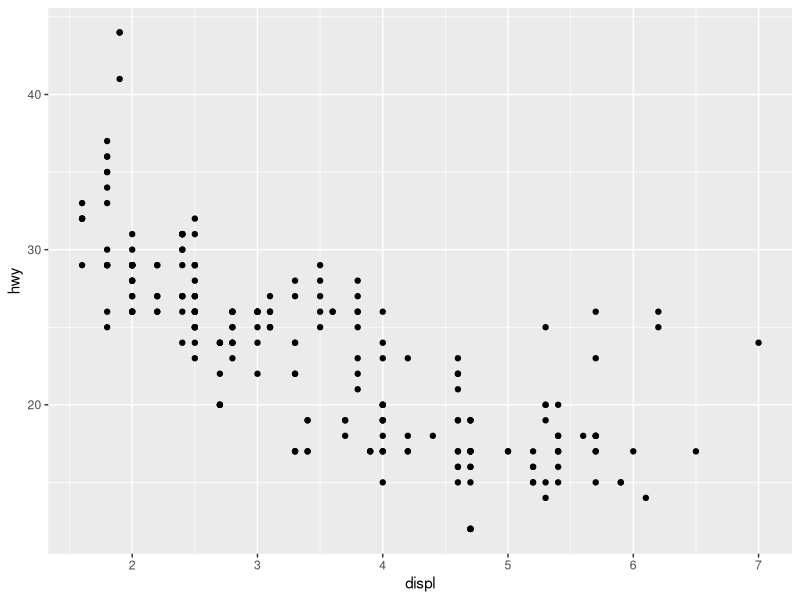
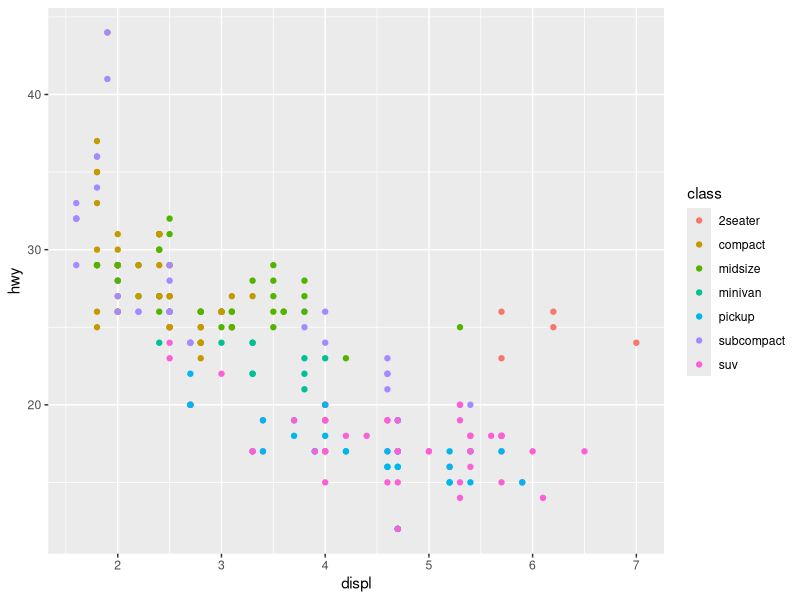
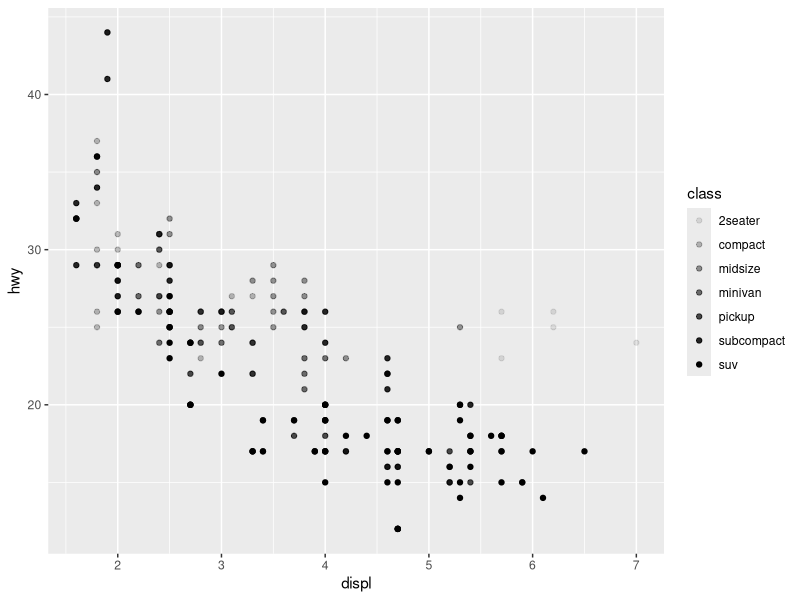
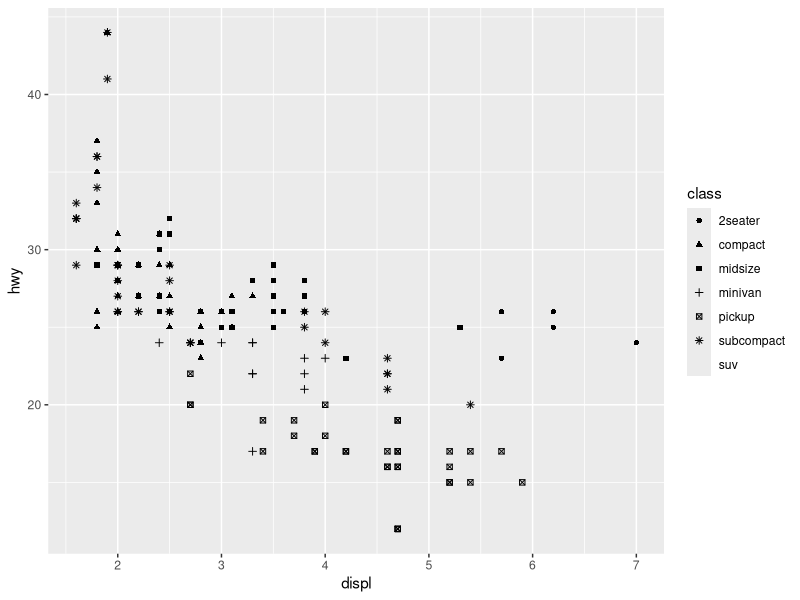

These figures' R source, in order: (Note: this script raises an error after producing the figures.)
#The purpose of the intro-ggplot2.R file is to provide examples of the basics
#of ggplot2 visuals.

#First you want to ensure the package which contains ggplot2 is installed. In
#your commmand line you want to run the line 'install.packages("tidyverse")'.

#Secondly ensure the library tidyverse is referenced in this file for use.
library(tidyverse)

#Visuals in ggplot2 use data input in the form of data frames. A data frame is a
#rectangular collection of variables (in the columns) and observations
#(in the rows).

#Now, within the tidyverse library there are datasets provided for use such as
#mpg, which has columns with names displ (engine size in liters) and hwy (a
#car's fuel efficiency in mpg). To learn more about mpg open its help page by
#running the command '?mpg'.

#Using ggplot2 you must use the function ggplot() to begin the plot of and data.
#The function geom_point() adds a layer of points to your plot. The mapping
#argument is always paired with the function aes(), and the x and y arguments of
#aes() specify which variables to map to the x-axis and y-axis.

#Basic plot template for ggplot2:
ggplot(data = mpg) +
    geom_point(mapping = aes(x = displ, y = hwy))

#AES:
#A third variable which can be added to a two-dimensional scatterplot by mapping
#into an aesthetic would be class. One great way to convey informationa bout
#your data is to map the aesthetics in your plot to the variables in your
#dataset.

ggplot(data = mpg) +
    geom_point(mapping = aes(x = displ, y = hwy, color = class))

#**ggplot2 automatically assigns a unique level of the aesthetic to each unique
#value of the variable, which is a process known as scaling. A helpful outcome
#of scaling is that ggplot2 also adds a legend that explains which levels
#correspond to which values.**

#**Be careful of mapping an unordered variable to an unordered aesthetic, this
#can result in a visual which is illegible.**

#Alpha controls the transparency of points. 
ggplot(data = mpg) +
    geom_point(mapping = aes(x = displ, y = hwy, alpha = class))

#Shape controls the shape of points.
ggplot(data = mpg) +
    geom_point(mapping = aes(x = displ, y = hwy, shape = class))

#**For the x-axis and y-axis aesthetics, ggplot2 will not create a legend, but
#it does creat an axis line with tick marks and a label. The axis line acts as
#a legend; it explains the mapping between locations and values.

#FACETS:
#Facets are subplots that each display one subset of the data.
#To facet your plot on a single variable you use the facet_wrap() functions.
#The first argument of this functions should be a data structure, which you
#create with ~ followed by a variable name.
#For instance...:
ggplot(data = mpg) +
    geom_plot(mapping = aes(x = displ, y= hwy)) +
    facet_wrap(~ class, nrow = 2)

#When faceting a plot on two variables, use facet_grid(). The first argument of
#facet grid is a data structure, the data 
#structure should contain two variable names seperated by ~.
ggplot(data = mpg) +
    geom_plot(mapping = aes(x = displ, y= hwy)) +
    facet_grid(drv ~ cyl)

#**If you do not want to facet in the rows or columns dimension, use a . instead
#of a variable as the first argument in facet_grid().**
ggplot(data = mpg) +
    geom_plot(mapping = aes(x = displ, y= hwy)) +
    facet_grid(. ~ cyl)

#GEOMETRIC ObJECTS:
#A geom is the geometrical object that a plut uses to represent data. Normally
#plots are descibed by the type of geom that the plot uses.
#**Not every aesthetic works with every geom.**
#**ggplot2 provides over 30 geoms.**
#To learn more about each geom simply use ?geom_name.

#Here are two examples of ggplot2 geoms we haven't seen yet in this file:
ggplot(data = mpg) +
    geom_point(mapping = aes(x = displ, y= hwy))
ggplot(data = mpg) +
    geom_smooth(mapping = aes(x = displ, y= hwy))

#By passing mappings to ggplot() you can avoid repetitin and even produce
#legends for specific mappings. Try the two plots below and note the difference.
ggplot(data = mpg, mapping = aes(x = displ, y= hwy)) +
    geom_smooth() +
    geom_point()
ggplot(data = mpg) +
    geom_point(mapping = aes(x = displ, y= hwy)) +
    geom_smooth()

#COORDINATE SYSTEMS:
#The default coordinate system is the Cartesian coordinate system where the x
#and y position act independently to find the location of each point.
#**The function coord_flip() will switch the x and y axes.**
ggplot(data = mpg, mapping = aes(x = class, y= hwy)) +
    geom_boxplot() + 
    coord_flip()
#**The function coord_quickmap() sets the aspect ratio correctly for maps.**
nz <- map_data("nz")
ggplot(nz, aes(long, lat, group = group)) +
    geom_polygon(fill = "white", color = "black") + 
    coord_quickmap()
#**The function coord_polar() uses polar coordinates.**
bar <- ggplot(data = diamonds) +
    geom_bar(
        mapping = aes(x = cut, fill = cut), 
        show.legend = FALSE,
        width = 1
    ) +
    theme(aspect.ratio = 1) +
    labs(x = NULL, y = NULL)

bar + coord_flip()
bar + coord_polar()


#All information provided in this file is from
#[Grolemund, G., Wickham, H. (2017). R for Data Science. O'Reilly Media, Inc.]